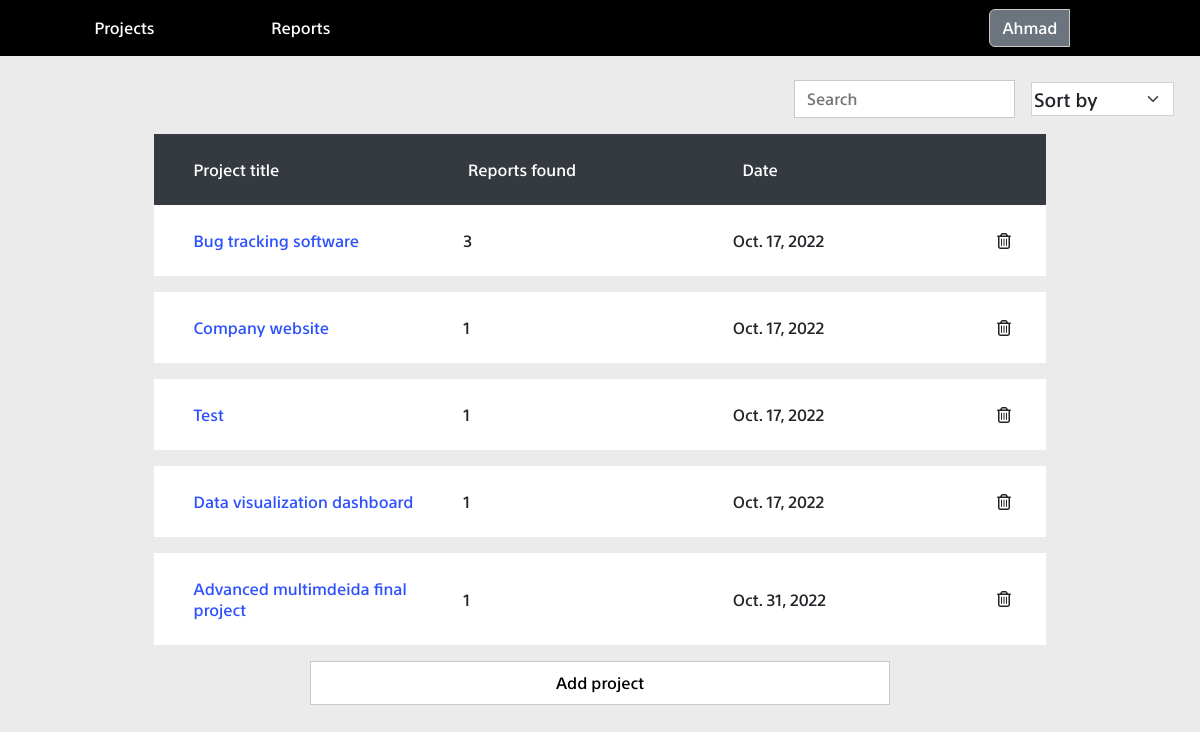
The page /home (signed in) on the database as committed earlier.
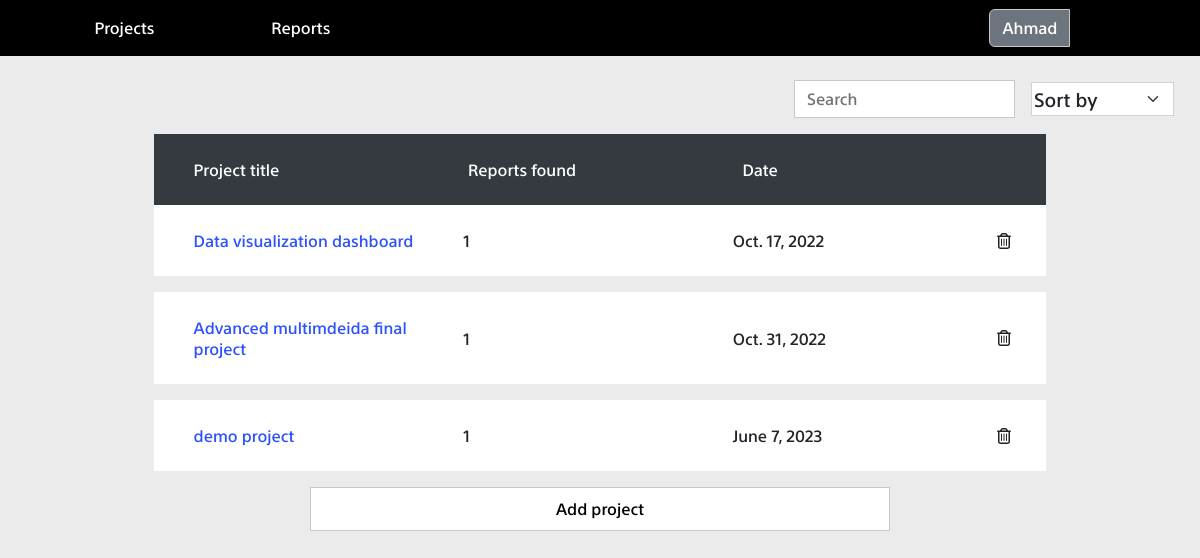
The same page on the database as committed later.
### project/models.py (models this page shows, shortened)
class project(models.Model):
	name = models.CharField(max_length = 40)
	date_added = models.DateField()
	bugs_count = models.IntegerField()

### project/views.py (the view, shortened to what this page needs)
# urls.py: path('home',home , name="home"),
@login_required(login_url='signin')
def home(request):
    assigned = report.objects.all().filter(assigned_to = request.user )
    projects = project.objects.all();
    context = {"projects": projects , "assigned":assigned}
    return render(request, "home.html", context)

### templates/home.html (shortened to what this page needs)
{% extends "base.html" %}
{% load static %}
{% block css_files %}
<link rel="stylesheet" href="{% static 'bootstrap.min.css' %}">
<link rel="stylesheet" href="{% static 'base.css' %}">
<link rel="stylesheet" href="{% static 'home.css' %}">
<link rel="stylesheet" href="{% static 'fa/css/all.min.css' %}">
{% endblock %}
{% block content %}
<div class="container" id="home_body">
	<div class="mt-4">
		<div  id="filters">
			<div class="">
				<input type="text" class="form-control" id="search_input" placeholder="Search" aria-describedby="text">
			</div>
			<div class="">
				<select class="form-select mx-3" id="sort_select" aria-label="Default select example">
					<option >Sort by</option>
				</select>
			</div>
		</div>
	</div>
	<div class="outer_results">
		<div id="results">
			<table class="mt-3">
				<thead id="projects_head">
					<tr class="project_row">
						<td class="project_cell">Project title</td>
						<td  class="project_cell">Reports found</td>
						<td class="project_cell">Date</td>
					</tr>
				</thead>
				<tbody id="table_body">
					{% for project in projects %}
					<tr class="project_row data_row mb-3">
						<td class="project_cell project_data"><a  href="{% url 'home' %}/{{project.id}}" class="black_color hover_color" >{{project.name}}</a></td>
						<td class="project_cell project_data">{{project.bugs_count}}</td>
						<td class="project_cell project_data">{{project.date_added}}</td>
						<td><i id="{{project.id}}" class="fa-regular fa-trash-can remove_project"></i></td>
					</tr>
					{% endfor %}
				</tbody>
			</table>
			<button   id="add_project" data-bs-toggle="modal" data-bs-target="#exampleModal">
				Add project
			</button>
		</div>
	</div>
</div>
{% endblock %}

Rows that differ between the two databases and show on the page:
removed project: name "Bug tracking software", bugs_count "3", date_added "Oct. 17, 2022"
removed project: name "Company website", bugs_count "1", date_added "Oct. 17, 2022"
removed project: name "Test", bugs_count "1", date_added "Oct. 17, 2022"
added project: name "demo project", bugs_count "1", date_added "June 7, 2023"
